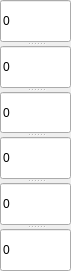
                              <widget class="QSplitter" name="splitter">
                                    <property name="geometry">
                                          <rect>
                                                <x>210</x>
                                                <y>60</y>
                                                <width>71</width>
                                                <height>271</height>
                                          </rect>
                                    </property>
                                    <property name="orientation">
                                          <enum>Qt::Vertical</enum>
                                    </property>
                                    <widget class="QLineEdit" name="lineEdit_tm_cmd_0">
                                          <property name="text">
                                                <string>0</string>
                                          </property>
                                    </widget>
                                    <widget class="QLineEdit" name="lineEdit_tm_cmd_1">
                                          <property name="text">
                                                <string>0</string>
                                          </property>
                                    </widget>
                                    <widget class="QLineEdit" name="lineEdit_tm_cmd_2">
                                          <property name="text">
                                                <string>0</string>
                                          </property>
                                    </widget>
                                    <widget class="QLineEdit" name="lineEdit_tm_cmd_3">
                                          <property name="text">
                                                <string>0</string>
                                          </property>
                                    </widget>
                                    <widget class="QLineEdit" name="lineEdit_tm_cmd_4">
                                          <property name="text">
                                                <string>0</string>
                                          </property>
                                    </widget>
                                    <widget class="QLineEdit" name="lineEdit_tm_cmd_5">
                                          <property name="text">
                                                <string>0</string>
                                          </property>
                                    </widget>
                              </widget>
